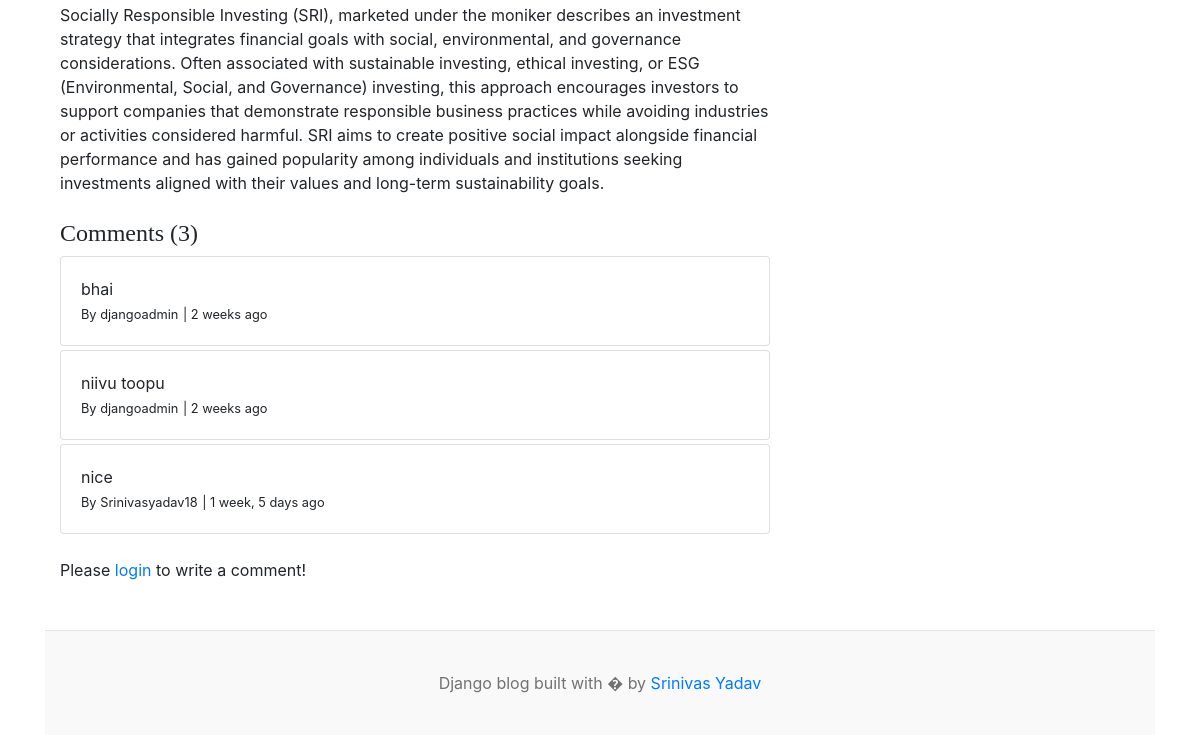
The app's page /blogs/socially-responsible-investing-marketed-under-the-moniker/ (lower part), older data.
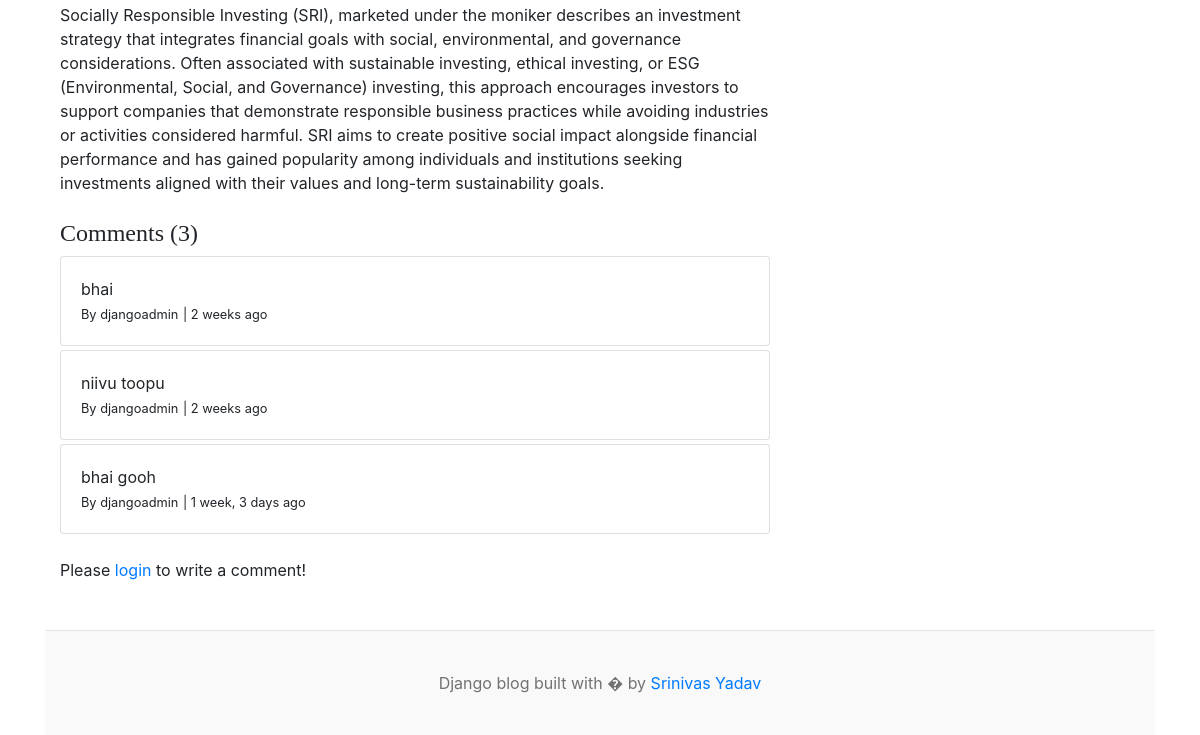
The same page, newer data.
### blogs/models.py (models this page shows)
class Comment(models.Model):
    user = models.ForeignKey(User, on_delete = models.CASCADE) # if user is deleted then the comment is also deleted
    blog = models.ForeignKey(Blog, on_delete = models.CASCADE) # if blog is deleted then the comment is also deleted
    comment = models.TextField(max_length=250)
    created_at=models.DateTimeField(auto_now_add=True)
    updated_at=models.DateTimeField(auto_now=True)
    def __str__(self):
        return self.comment

### blogs/views.py (the view, shortened to what this page needs)
# urls.py: path('blogs/<slug:slug>/', BlogsView.blogs, name='blogs'),
def blogs(request, slug):
    single_blog = get_object_or_404(Blog, slug=slug, status= 'Published')
    comments = Comment.objects.filter(blog= single_blog)
    comments_count = comments.count()
    context = {
        'single_blog': single_blog,
        'comments':comments,
        'comments_count': comments_count,
    }
    return render(request, 'blogs.html', context)

### blogs/context_processors.py (called while the page is built)
def get_categories(request):
    categories = Category.objects.all()
    return dict(categories=categories)

def get_social_links(request):
    social_links = SocialLink.objects.all()
    return dict(social_links=social_links)

### blogs/models.py (called while the page is built)
    def __str__(self):
        return self.category_name

### templates/blogs.html (shortened to what this page needs)
{% extends 'base.html' %}
{% block content %}
<div class="container mt-5">
    <div class="row">
        <div class="col-lg-8">
            <article>
                <section class="mb-5">
                    <p class="fs-5 mb-4">{{ single_blog.blog_body }}</p>
                    <h4>Comments ({{ comments_count }})</h4>
                    {% if comments %}
                    {% for comment in comments %}
                    <div class="card mt-1">
                        <div class="card-body">
                            <p class="card-text mb-0">{{ comment }}</p>
                            <span>
                                <small>By {{ comment.user }}</small>
                                <small>| {{ comment.created_at | timesince }} ago</small>
                            </span>
                        </div>
                    </div>
                    {% endfor %}
                    {% else %}
                    No comments yet.
                    {% endif %}
                    <br>
                    <div class="form-group">
                        {% if user.is_authenticated %}
                        <form action="" method="POST">
                            {% csrf_token %}
                            <div class="form-group">
                                <textarea name="comment" class="form-control"
                                    placeholder="Write your comment"></textarea>
                                <input type="submit" value="Submit" class="btn btn-primary mt-2">
                            </div>
                        </form>
                        {% else %}
                        <p>Please <span><a href="{% url 'login' %}">login</a></span> to write a comment!</p>
                        {% endif %}
                    </div>
                </section>
            </article>
        </div>
        <div class="col-lg-4">
        </div>
    </div>
</div>
{% endblock %}

Row changes from the older to the newer data that the page shows:
removed Comment: comment "nice", user "Srinivasyadav18", created_at "1 week, 5 days"
added Comment: comment "bhai gooh", user "djangoadmin", created_at "1 week, 3 days"
